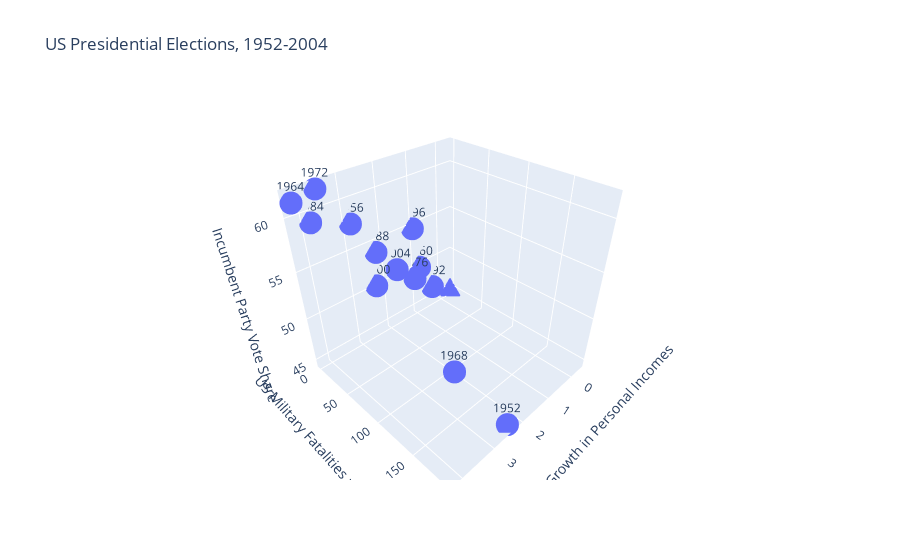

This figure's notebook cell:
### Markdown cell above
Make a scatterplot of the relationship between 2 features and the target.

We'll add another feature: US Military Fatalities per Million. ("Peace" or the lack thereof.)

Rotate the scatterplot to explore the data. What's different about 1952 & 1968?

### Code cell
px.scatter_3d(
    train,
    x='Average Recent Growth in Personal Incomes', 
    y='US Military Fatalities per Million', 
    z='Incumbent Party Vote Share', 
    text='Year', 
    title='US Presidential Elections, 1952-2004'
)

### Figure 1 — Plotly figure (JSON) as saved in the notebook; plotly's stock layout.template omitted (floating-point values rounded to 4 significant figures)
{"data": [{"hovertemplate": "Average Recent Growth in Personal Incomes=%{x}<br>US Military Fatalities per Million=%{y}<br>Incumbent Party Vote Share=%{z}<br>Year=%{text}<extra></extra>", "legendgroup": "", "marker": {"color": "#636efa", "symbol": "circle"}, "mode": "markers+text", "name": "", "scene": "scene", "showlegend": false, "text": [1952, 1956, 1960, 1964, 1968, 1972, 1976, 1980, 1984, 1988, 1992, 1996, 2000, 2004], "type": "scatter3d", "x": [2.4, 2.89, 0.85, 4.21, 3.02, 3.62, 1.08, -0.39, 3.86, 2.27, 0.38, 1.04, 2.36, 1.72], "y": [190, 0, 0, 1, 146, 0, 2, 0, 0, 0, 0, 0, 0, 4], "z": [44.6, 57.76, 49.91, 61.34, 49.6, 61.79, 48.95, 44.7, 59.17, 53.94, 46.55, 54.74, 50.27, 51.24]}], "layout": {"legend": {"tracegroupgap": 0}, "scene": {"domain": {"x": [0, 1], "y": [0, 1]}, "xaxis": {"title": {"text": "Average Recent Growth in Personal Incomes"}}, "yaxis": {"title": {"text": "US Military Fatalities per Million"}}, "zaxis": {"title": {"text": "Incumbent Party Vote Share"}}}, "title": {"text": "US Presidential Elections, 1952-2004"}}}
